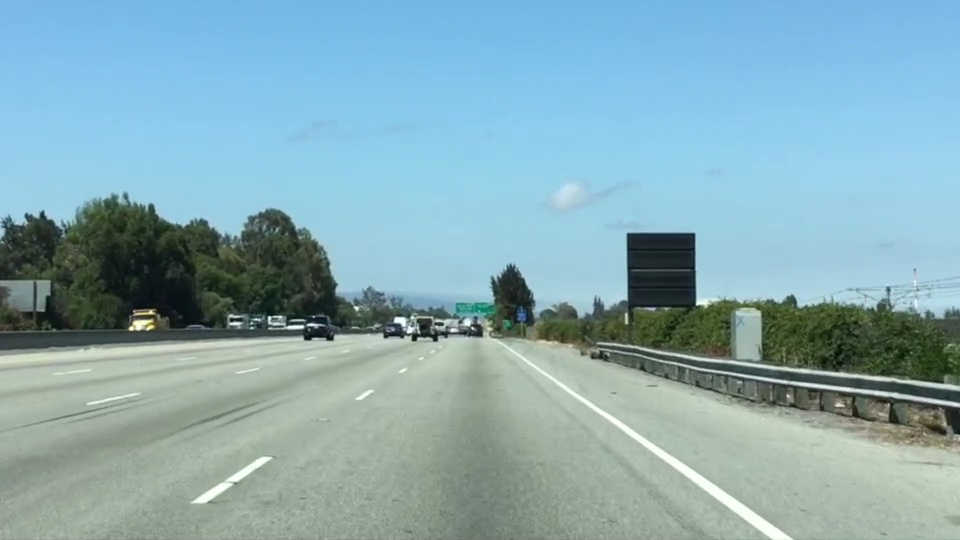
#> input picture test_images/test.jpg, 960 x 540 px, found by its file name
$ python ColorLaneLinesDetection.py
#> lines starting #> are read from the running program, lines starting #| are printed output that depends on the picture; after the words box and inside, x2 and y2 are one past the last pixel; in counts of white or black regions, pixels touching at a corner belong together
import matplotlib.pyplot as plt
import matplotlib.image as mpimg
import numpy as np

image = mpimg.imread('test.jpg')
#> image is the input picture: shape (540, 960, 3); mean R, G, B 135.5, 171.1, 179.2
print('This image is: ', type(image), ', and the size of image is: ', image.shape)
#| This image is:  <class 'numpy.ndarray'> , and the size of image is:  (540, 960, 3)
ysize = image.shape[0]
#> ysize = 540
xsize = image.shape[1]
#> xsize = 960
region_select = np.copy(image)
color_select= np.copy(image)
line_image = np.copy(image)

red_threshold = 200
green_threshold = 200
blue_threshold = 200
rgb_threshold = [red_threshold, green_threshold, blue_threshold]

left_bottom = [0, 540]
right_bottom = [960, 540]
apex = [480, 320]

fit_left = np.polyfit((left_bottom[0], apex[0]), (left_bottom[1], apex[1]), 1)
fit_right = np.polyfit((right_bottom[0], apex[0]), (right_bottom[1], apex[1]), 1)
fit_bottom = np.polyfit((left_bottom[0], right_bottom[0]), (left_bottom[1], right_bottom[1]), 1)

color_thresholds = (image[:,:,0] < rgb_threshold[0]) | (image[:,:,1] < rgb_threshold[1]) | (image[:,:,2] < rgb_threshold[2])
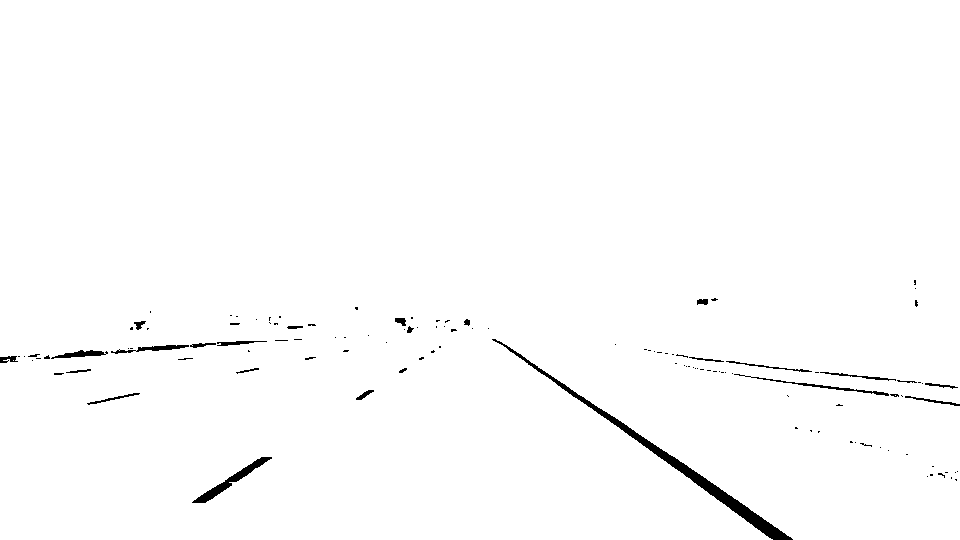
#> color_thresholds: shape (540, 960) bool; 98.9% white; 121 black regions (95 under 20 px), largest, box (x1, y1, x2, y2) and area: (492, 339, 793, 540) 2493, (192, 457, 272, 503) 624, (734, 374, 889, 396) 302
XX, YY = np.meshgrid(np.arange(0, xsize), np.arange(0, ysize))

region_thresholds = (YY > (XX*fit_left[0] + fit_left[1])) & (YY > (XX*fit_right[0] + fit_right[1])) & (YY < (XX*fit_bottom[0] + fit_bottom[1]))

color_select[color_thresholds] = [0,0,0]
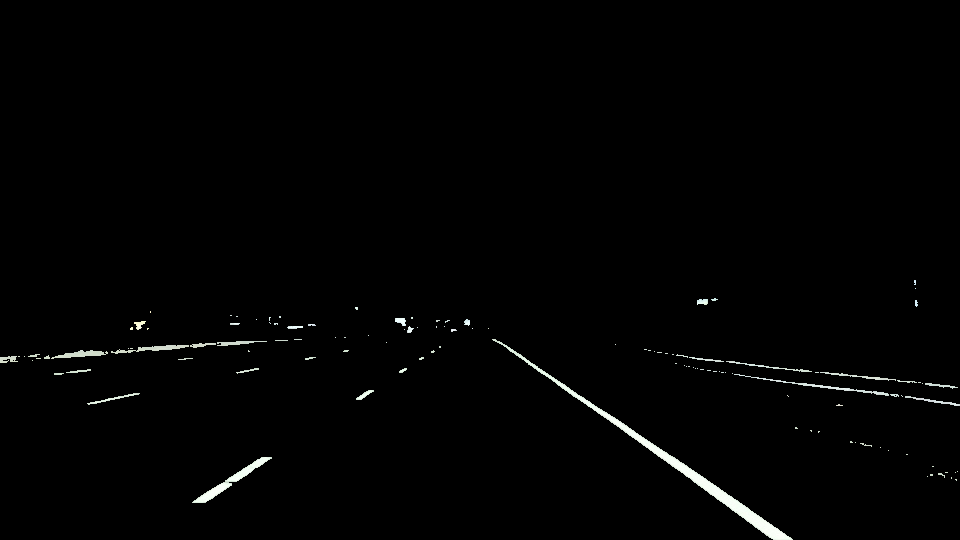
#> color_select: shape (540, 960, 3); mean R, G, B 2.5, 2.7, 2.5
line_image[~color_thresholds & region_thresholds] = [255,0,0]
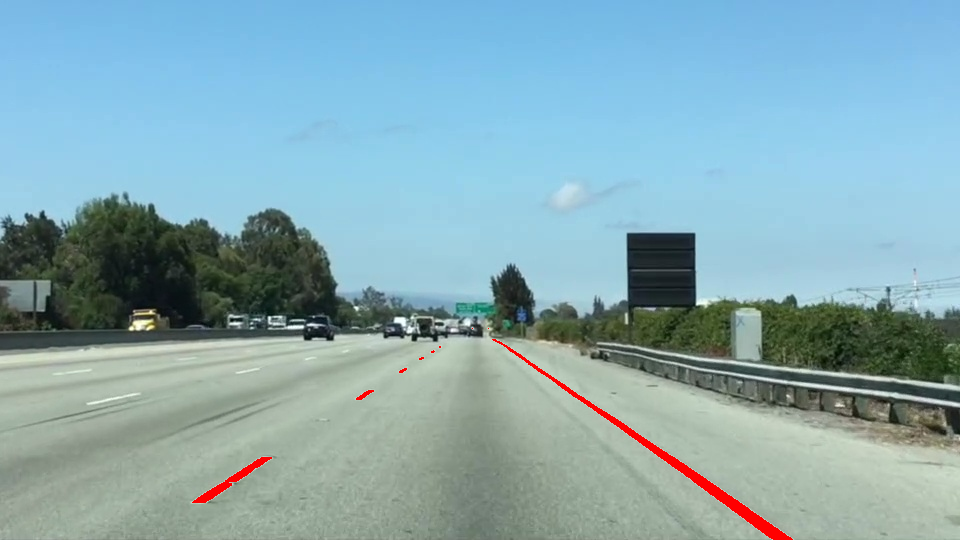
#> line_image: shape (540, 960, 3); 0.62% of pixels changed, all inside (x1, y1, x2, y2) = (192, 328, 793, 540)
region_select[region_thresholds] = [255, 0, 0]
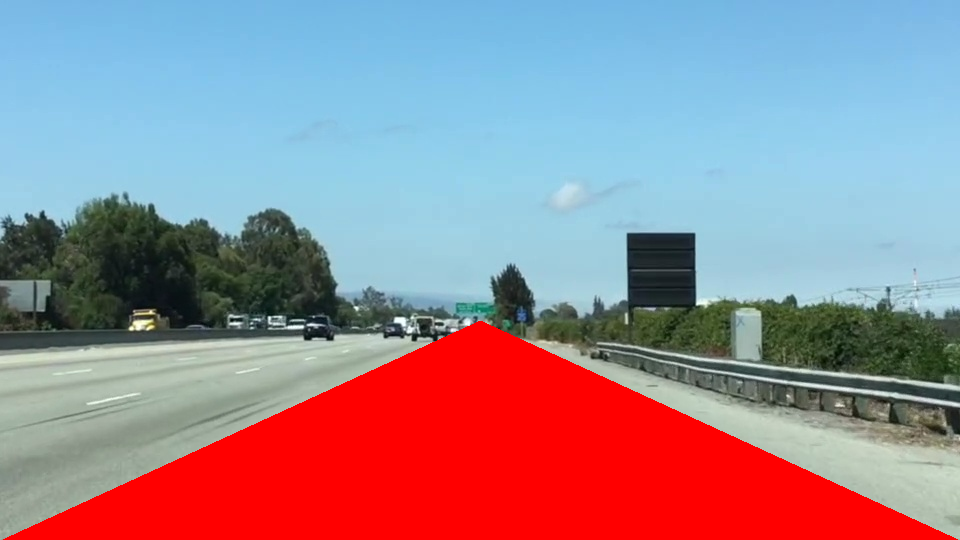
#> region_select: shape (540, 960, 3); mean R, G, B 154.7, 135.6, 146.7

plt.imshow(region_select)

plt.imshow(color_select)
plt.imshow(line_image)

$ run again, with test_images/solidWhiteCurve.jpg copied over test_images/test.jpg
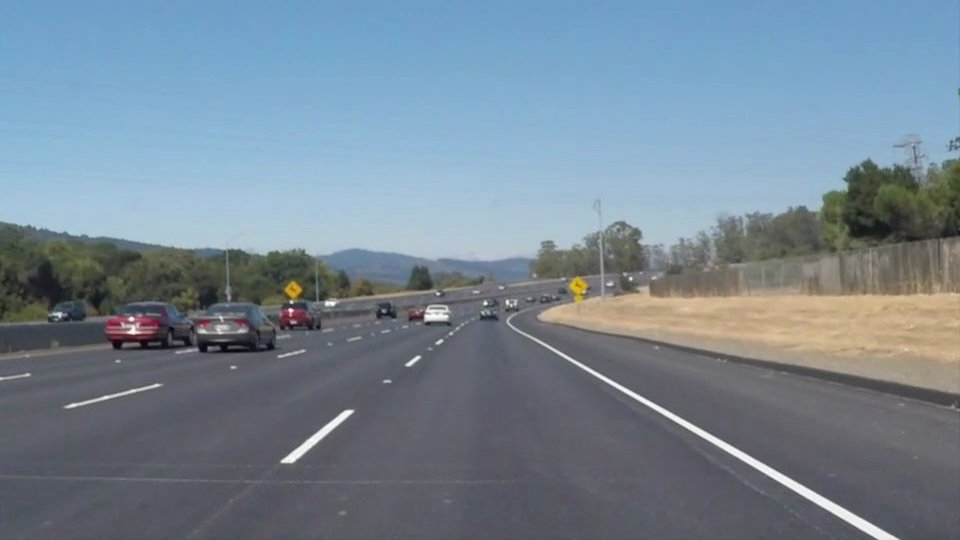
#> input picture test_images/solidWhiteCurve.jpg, 960 x 540 px, found by its file name
#> image is the input picture: shape (540, 960, 3); mean R, G, B 118.5, 134.5, 148.1
#| This image is:  <class 'numpy.ndarray'> , and the size of image is:  (540, 960, 3)
#> `color_thresholds = (image[:,:,0] < rgb_threshold[0]) | (image[:,:,1] <..`:
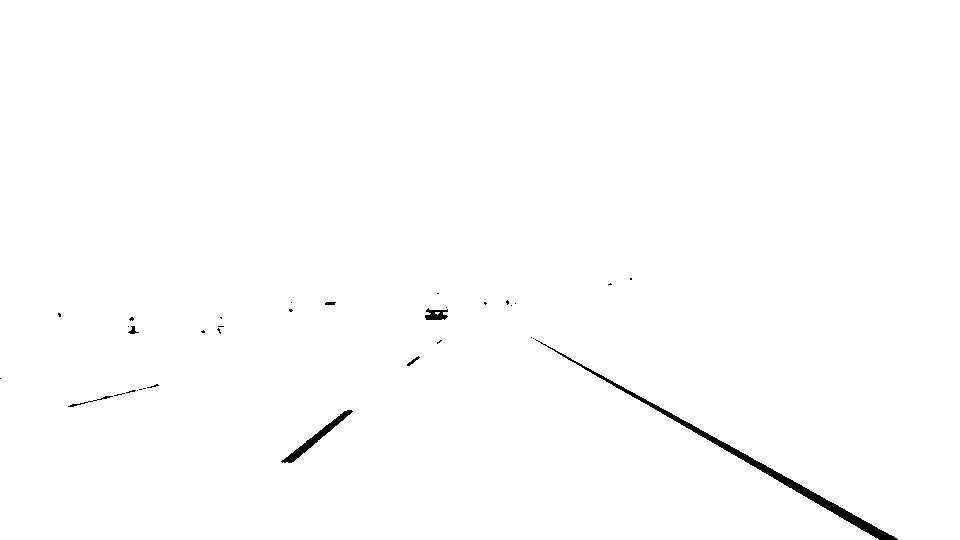
#> color_thresholds: shape (540, 960) bool; 99.4% white; 34 black regions (27 under 20 px), largest, box (x1, y1, x2, y2) and area: (535, 339, 898, 540) 2248, (281, 410, 353, 463) 560, (425, 308, 448, 320) 181
#> line_image: shape (540, 960, 3); 0.53% of pixels changed, all inside (x1, y1, x2, y2) = (281, 340, 898, 540)
#> `region_select[region_thresholds] = [255, 0, 0]`:
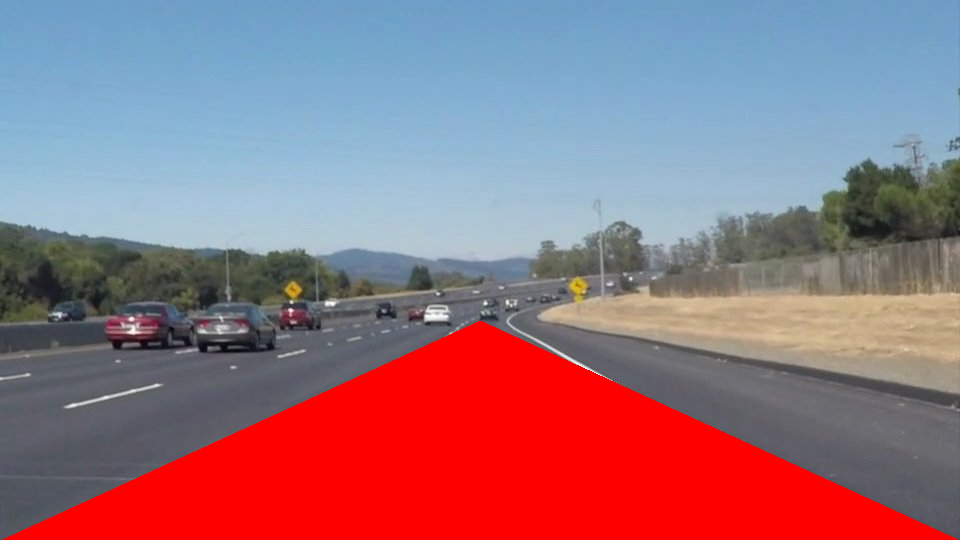
#> region_select: shape (540, 960, 3); mean R, G, B 150.9, 115, 126.7

$ run again, with test_images/solidWhiteRight.jpg copied over test_images/test.jpg
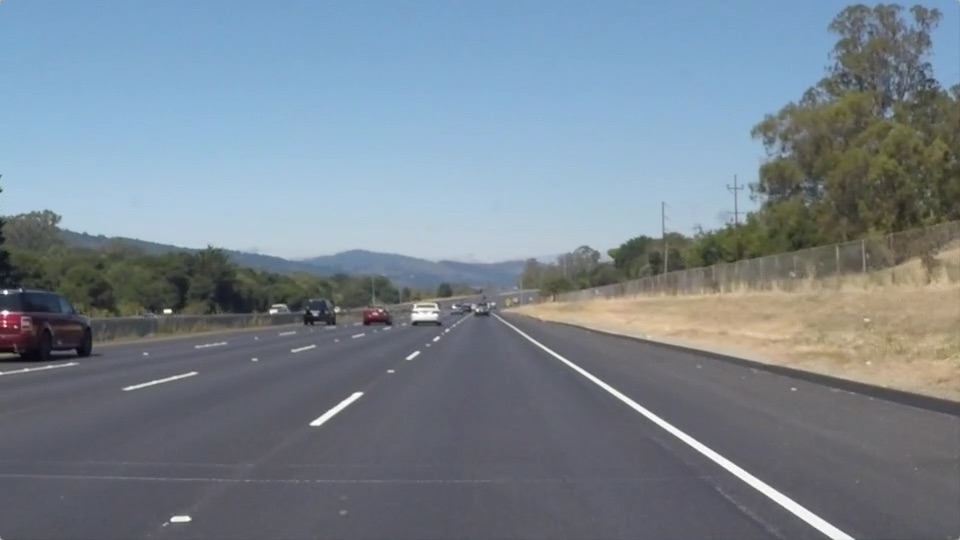
#> input picture test_images/solidWhiteRight.jpg, 960 x 540 px, found by its file name
#> image is the input picture: shape (540, 960, 3); mean R, G, B 120.3, 132.6, 143.7
#| This image is:  <class 'numpy.ndarray'> , and the size of image is:  (540, 960, 3)
#> `color_thresholds = (image[:,:,0] < rgb_threshold[0]) | (image[:,:,1] <..`:
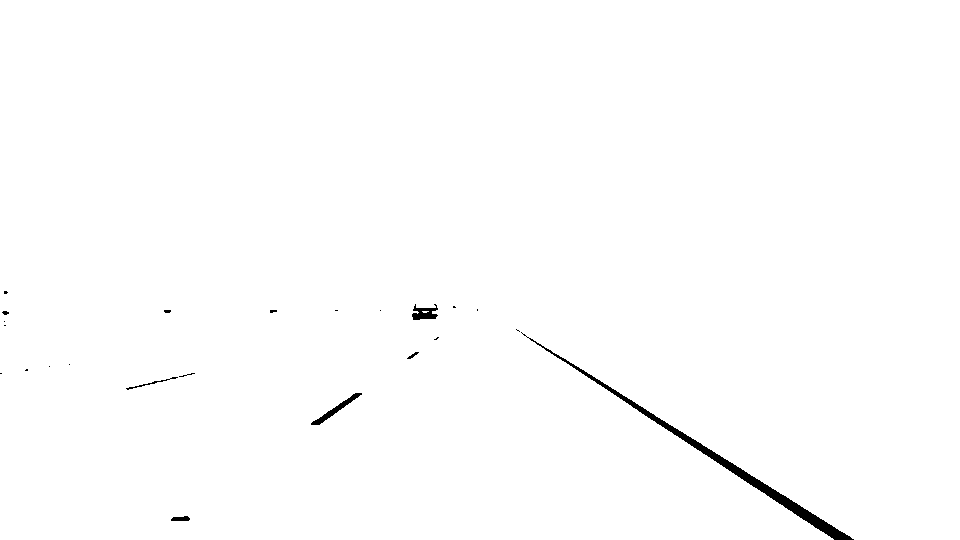
#> color_thresholds: shape (540, 960) bool; 99.4% white; 23 black regions (16 under 20 px), largest, box (x1, y1, x2, y2) and area: (521, 332, 854, 540) 2350, (311, 393, 362, 425) 291, (412, 304, 438, 320) 247
#> line_image: shape (540, 960, 3); 0.52% of pixels changed, all inside (x1, y1, x2, y2) = (171, 352, 854, 540)
#> `region_select[region_thresholds] = [255, 0, 0]`:
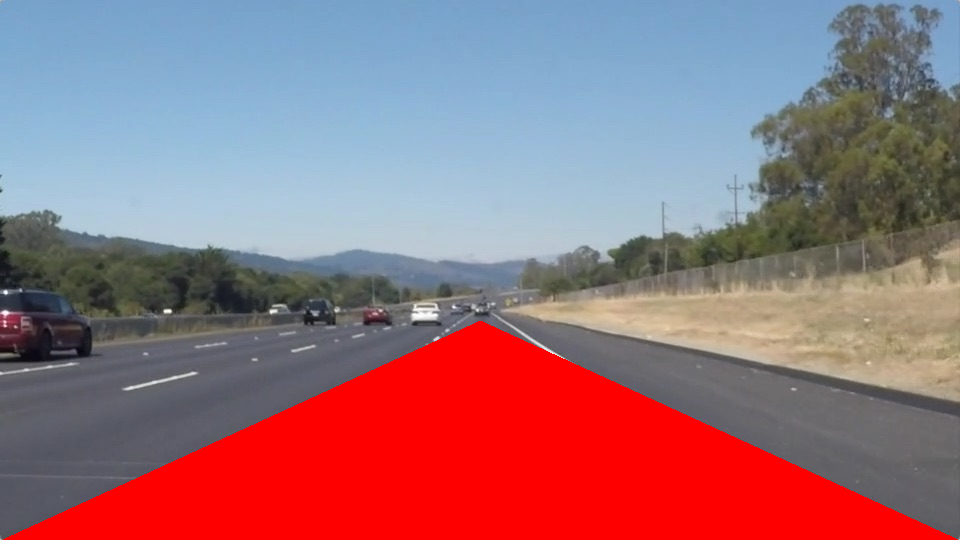
#> region_select: shape (540, 960, 3); mean R, G, B 152.3, 112.9, 122.1
